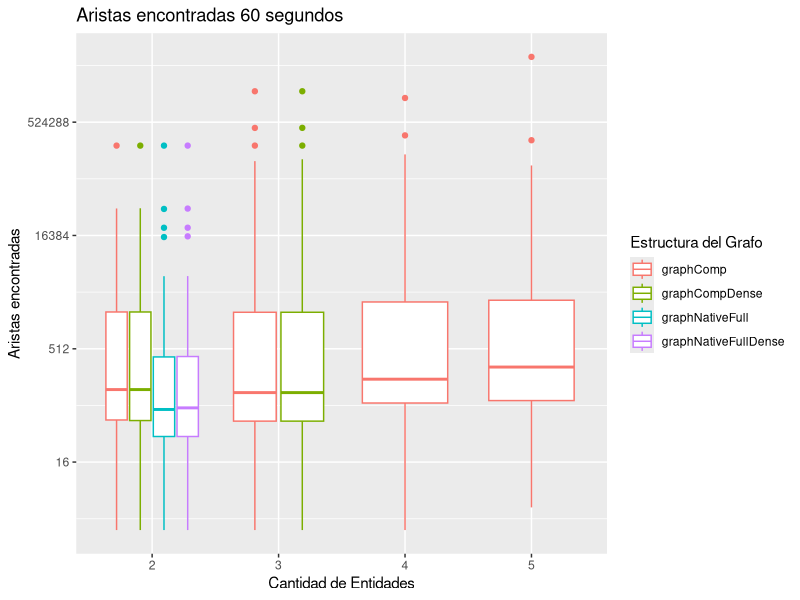

Generate this figure with R:
## ---- chunk 1
library(ggplot2)
## ---- chunk 2
tiemposBusquedaCamino <- read.csv("datos/timePathFinding2.csv", sep = ";")
#tBCgC <- read.csv("datos/timePathFinding/gC_latest-truthy.csv", sep = ";")
## ---- chunk 3
options(scipen = 999)
tiemposBusquedaCamino$memMegaByte = tiemposBusquedaCamino$Memoria / 1000000
#tiemposBusquedaCamino$grupos = "pares"
tiemposBusquedaCamino$Grupos[tiemposBusquedaCamino$Grupos == "penta"] <- "5"
tiemposBusquedaCamino$Grupos[tiemposBusquedaCamino$Grupos == "cuadra"] <- "4"
tiemposBusquedaCamino$Grupos[tiemposBusquedaCamino$Grupos == "triple"] <- "3"
tiemposBusquedaCamino$Grupos[tiemposBusquedaCamino$Grupos == "double"] <- "2"
## ---- chunk 4
ggplot(tiemposBusquedaCamino, aes(x=Grupos, y=Aristas, color=Estructura)) + #fill=Estructura

  geom_boxplot() +

  labs(title= "Aristas encontradas 60 segundos",
       color = "Estructura del Grafo",
       y = "Aristas encontradas",
       x = "Cantidad de Entidades") +
  #
  #theme(plot.title = element_text(hjust = 0.5)) +
  #+ theme(axis.text.x = element_text(angle = 90, hjust = 1, vjust = 0.5))
  scale_y_continuous(trans='log2')#, breaks = c(2,4,8,16,32,64,128,256,512,1024,2048,4096))
# c(1000, 1000000, 1000000000)

#ggsave(plot = last_plot(), filename = "export/4_TiempoBusquedaCaminos.png", width=8, height=5, dpi=300)
#ggsave(plot = last_plot(), filename = "export/4_TiempoBusquedaCaminos.pdf", width=8, height=5, dpi=300)
# width=4, height=4, dpi=300
